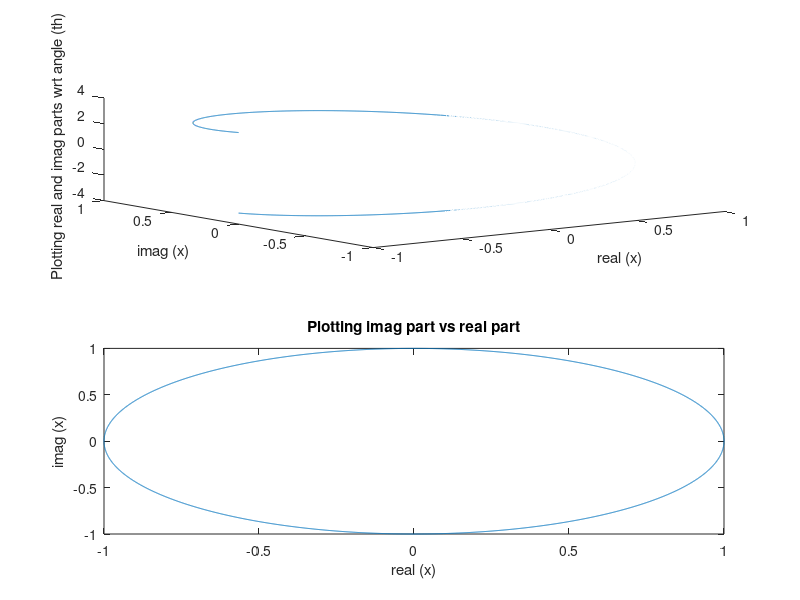

Recreate this plot in MATLAB.
clear all
close all
clc;
th=-pi:0.001:pi
x=exp(j.*th);
a=real(x);
b=imag(x);
subplot(2,1,1);
plot3(a,b,th);
ylabel('imag (x)');
xlabel('real (x)');
zlabel('Plotting real and imag parts wrt angle (th)');
subplot(2,1,2);
plot(a,b);
xlabel('real (x)');
ylabel('imag (x)');
title('Plotting imag part vs real part');
